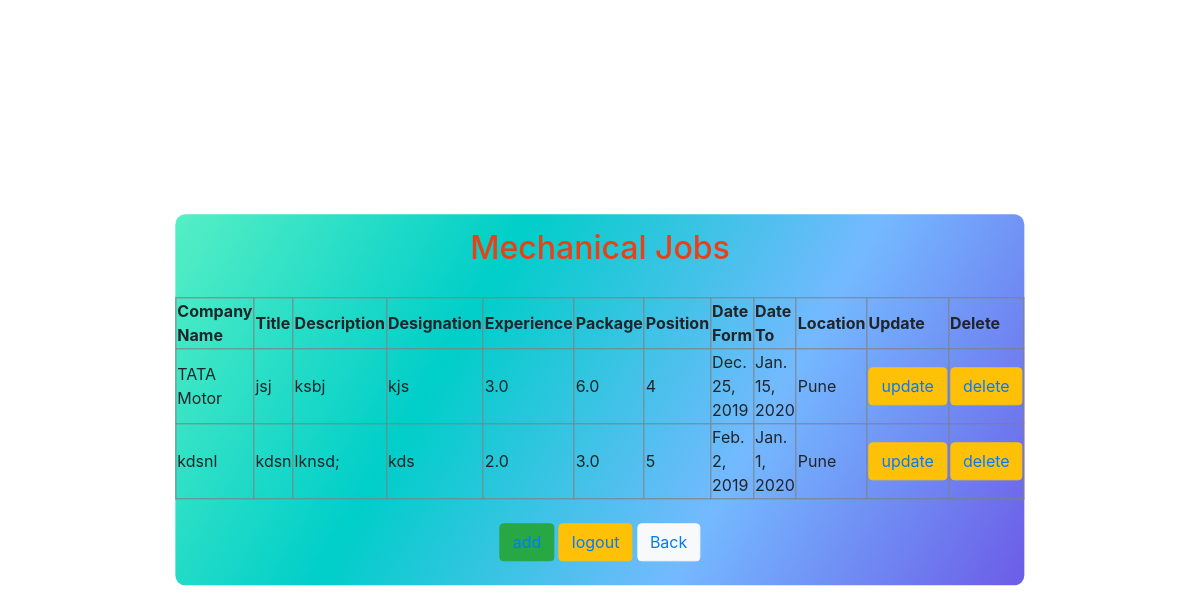
/mech_show/ (signed in), run on the app's committed database.
### FirstApp/models.py (models this page shows, shortened)
class MECHJobs(models.Model):
    job_company = models.CharField(max_length=30)
    job_title = models.CharField(max_length=30)
    job_description = models.TextField()
    job_designation = models.CharField(max_length=30)
    job_experience = models.FloatField()
    job_package = models.FloatField()
    job_position = models.IntegerField()
    job_date_from = models.DateField()
    job_date_to = models.DateField()
    job_location = models.ForeignKey(Address, on_delete=models.CASCADE)

class Address(models.Model):
    city = models.CharField(max_length=30)
    def __str__(self):
        return self.city

### FirstApp/views.py (the view)
# urls.py: path('mech_show/', views.mech_show),
@login_required(login_url='/login/')
def mech_show(request):
    obj=MECHJobs.objects.all()
    return render(request,'mech_show.html',{'obj':obj})

### FirstApp/templates/mech_show.html (shortened to what this page needs)
{% load static %}
<!DOCTYPE html>
<html lang="en">
  <head>
    <link rel="stylesheet" href="{% static "css/show.css"%}">
    <link rel="stylesheet" href="https://stackpath.bootstrapcdn.com/bootstrap/4.4.1/css/bootstrap.min.css"
/>
  </head>
  <body>
    <div class="tbl">
      <h2 align="center">Mechanical Jobs</h2>
      <table align="center" border="1">
        <thead>
          <th>Company Name</th>
          <th>Title</th>
          <th>Description</th>
          <th>Designation</th>
          <th>Experience</th>
          <th>Package</th>
          <th>Position</th>
          <th>Date Form</th>
          <th>Date To</th>
          <th>Location</th>
          <th>Update</th>
          <th>Delete</th>
        </thead>
        {% for x in obj%}
        <tr>
          <td>{{x.job_company}}</td>
          <td>{{x.job_title}}</td>
          <td>{{x.job_description}}</td>
          <td>{{x.job_designation}}</td>
          <td>{{x.job_experience}}</td>
          <td>{{x.job_package}}</td>
          <td>{{x.job_position}}</td>
          <td>{{x.job_date_from}}</td>
          <td>{{x.job_date_to}}</td>
          <td>{{x.job_location}}</td>
          <td>
            <button class="btn btn-warning" type="submit">
              <a href="/mech_update/{{x.id}}/">update</a>
            </button>
          </td>
          <td>
            <button class="btn btn-warning" type="submit">
              <a href="/mech_delete/{{x.id}}/">delete</a>
            </button>
          </td>
        </tr>
        {% endfor %}
      </table>
      <br>
      <div align=center class="">
        <button class="btn btn-success" type="submit"><a href="/mech_add/">add</a></button>
        <button class="btn btn-warning" type="submit"><a href="/logout/">logout</a></button>
        <button class="btn btn-light" type="submit"><a href="/dashboard/">Back</a></button></button>
      </div>
      <br>
  </body>
</html>

### static/css/show.css (style rules this page uses)
body { background: url('https://images.pexels.com/photos/327540/pexels-photo-327540.jpeg?auto=compress&cs=tinysrgb&dpr=1&w=500'); background-repeat: no-repeat; background-size: cover; }
.tbl { background: linear-gradient(120deg, #55efc4, #00cec9, #74b9ff, #6c5ce7); border-radius: 10px; position: absolute; top: 50%; left: 50%; transform: translate(-50%, -50%); }
.tbl h2 { text-align: center; margin-top: 15px; margin-bottom: 30px; color: #e84118; }

### data on the page
MECHJobs: job_company "TATA Motor", job_title "jsj", job_description "ksbj", job_designation "kjs", job_experience "3.0", job_package "6.0", job_position "4", job_date_from "Dec. 25, 2019", job_date_to "Jan. 15, 2020", job_location "Pune"
MECHJobs: job_company "kdsnl", job_title "kdsn", job_description "lknsd;", job_designation "kds", job_experience "2.0", job_package "3.0", job_position "5", job_date_from "Feb. 2, 2019", job_date_to "Jan. 1, 2020", job_location "Pune"
